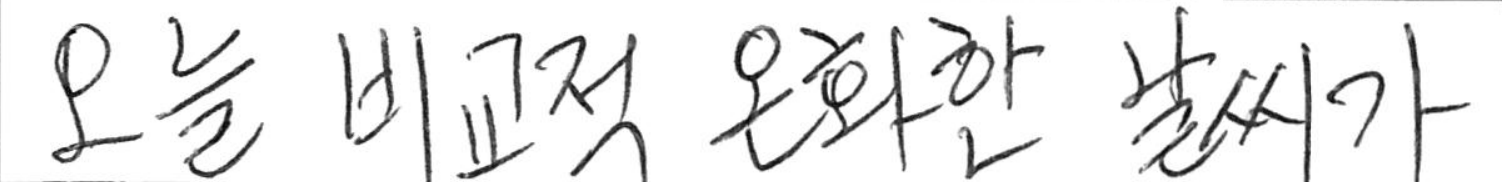
#> input picture python_src/30_tensor_flow_ex/data_ocr/sample_01/sample_21.png, 1504 x 182 px
$ python ex_03_img_bin_function.py   (older library calls are emulated)
#> lines starting #> are read from the running program, lines starting #| are printed output that depends on the picture; after the words box and inside, x2 and y2 are one past the last pixel; in counts of white or black regions, pixels touching at a corner belong together
# -*- coding: utf-8 -*-

# 변경 사항
# 함수 모듈화
# 히스토그램 정규화 추가
# 결과 이미지 저장
# Adaptive Thresholding 추가

import warnings
warnings.filterwarnings('ignore', category=FutureWarning)
warnings.filterwarnings('ignore', category=DeprecationWarning)

import logging as log
log.basicConfig( format='%(asctime)s,%(msecs)d %(levelname)-8s [%(filename)s:%(lineno)04d] %(message)s',
    datefmt='%Y-%m-%d:%H:%M:%S', level=log.INFO )

''' profile functions '''

# -- usage
# @profile
# def your_function(...):
#       ....
#
# your_function( ... )
# print_prof_data()

import time
from functools import wraps

PROF_DATA = {}

def profile(fn):
    @wraps(fn)
    def with_profiling(*args, **kwargs):
        start_time = time.time()

        ret = fn(*args, **kwargs)

        elapsed_time = time.time() - start_time

        if fn.__name__ not in PROF_DATA:
            PROF_DATA[fn.__name__] = [0, []]
        pass

        PROF_DATA[fn.__name__][0] += 1
        PROF_DATA[fn.__name__][1].append(elapsed_time)

        return ret

    return with_profiling
pass # -- profile(fn)

def print_prof_data():
    for fname, data in PROF_DATA.items() :
        max_time = max(data[1])
        avg_time = sum(data[1]) / len(data[1])
        fmt = "Function[ %s ] called %d times. Exe. time max: %.3f, average: %.3f"
        log.info( fmt % (fname, data[0], max_time, avg_time) )
    pass

    PROF_DATA.clear()
pass # -- print_prof_data()

def clear_prof_data():
    global PROF_DATA
    PROF_DATA = {}
pass # -- clear_prof_data

''' --- profile functions '''

import os, cv2, numpy as np, sys, time
import math
from math import pi

import matplotlib.pyplot as plt
from matplotlib.gridspec import GridSpec
log.info( "Done Import.".center( 80, "*") )

# 현재 파일의 폴더로 실행 폴더를 이동함.
print( "Pwd 1: %s" % os.getcwd())
# change working dir to current file
dirname = os.path.dirname(__file__)
if dirname :
    os.chdir( dirname )
    print( "Pwd 2: %s" % os.getcwd())
pass
#-- 현재 파일의 폴더로 실행 폴더를 이동함.

# 이미지를 파일로 부터 RGB 색상으로 읽어들인다.
#img_path = "../data_ocr/sample_01/messi5.png"
#img_path = "../data_ocr/sample_01/hist_work_01.png"
#img_path = "../data_ocr/sample_01/gosu_01.png"
img_path = "../data_ocr/sample_01/sample_21.png"
#img_path = "../data_yegan/ex_01/_1018877.JPG"

#TODO     이미지 저장 함수
img_save_cnt = 0

def img_file_name( work ) :
    global img_save_cnt
    img_save_cnt += 1

    fn = img_path

    root = fn[ : fn.rfind( "/") ]

    folder = root + "/temp"

    if os.path.exists( folder ):
        if not os.path.isdir( folder ) :
            os.remove( folder )
            os.mkdir( folder )
        else :
            # do nothing
            pass
        pass
    else :
        os.mkdir( folder )
    pass

    fn = fn.replace( root , "" )
    k = fn.rfind( "." )
    fn = folder + fn[ : k ] + ( "_%02d_" % img_save_cnt) + work + fn[k:]
    return fn
pass # -- img_file_name

def save_img_as_file( work, img, cmap="gray"):
    fn = img_file_name( work )

    plt.imsave( fn, img, cmap=cmap )

    log.info( "Image saved as file name[%s]" % fn )
pass # -- save_img_as_file

# -- 이미지 저장 함수

# pyplot ax 의 프레임 경계 색상 변경
def change_ax_border_color( ax, color ) :
    for spine in ax.spines.values():
        spine.set_edgecolor( color )
    pass
pass #-- change_ax_border_color

def plot_image( image, title = "", cmap="gray", border_color = "black" ) :
    # 그레이 스케일 이미지 표출
    global gs_row
    gs_row += 1
    gs_col = 0
    colspan = gs_col_cnt - gs_col

    ax = plt.subplot(gridSpec.new_subplotspec((gs_row, gs_col), colspan=colspan))

    h = len( image )
    w = len( image[0] )

    img_show = ax.imshow( image, cmap=cmap, extent=[0, w, 0, h] )

    ax.set_xlabel( title )
    ax.set_ylabel( 'y', rotation=0 )

    border_color and change_ax_border_color( ax, border_color )

    fig.colorbar(img_show, ax=ax)

    return ax, img_show
pass # -- plot_image

#TODO    원천 이미지 획득

img_org = cv2.imread( img_path, cv2.IMREAD_COLOR ) #BGR order
#> img_org is the input picture: shape (182, 1504, 3); min 1, max 255, mean 234.4

# 이미지 높이, 넓이, 채널수 획득
height      = img_org.shape[0]
#> height = 182
width       = img_org.shape[1]
#> width = 1504
channel_no  = img_org.shape[2]
#> channel_no = 3

print( "Image path: %s" % img_path )
print( "Image widh: %s, height: %s, channel: %s" % (width,height,channel_no ) )
#| Image widh: 1504, height: 182, channel: 3

save_img_as_file( "org", img_org )

fig = plt.figure(figsize=(10, 10), constrained_layout=True)

# org img, channel img, gray scale, median blur, histogram, bin, y_count
gs_row_cnt = 6
gs_col_cnt = 1

gs_row = -1
gs_col = 0

gridSpec = GridSpec( gs_row_cnt, gs_col_cnt, figure=fig )

title = 'Original Image: %s' % ( img_path.split("/")[-1] )
border_color = "green"
plot_image( img_org, title=title, cmap=None, border_color = border_color )
#> in plot_image, `h = len( image )`: h = 182
#> in plot_image, `w = len( image[0] )`: w = 1504

#-- 원천 이미지 획득

#TODO   채널 분리
# b, g, r 채널 획득
# cv2.imread() 는 b, g, r 순서대로 배열에서 반환한다.
b_channel = img_org[:,:,0].copy()
g_channel = img_org[:,:,1].copy()
r_channel = img_org[:,:,2].copy()

channels = [ r_channel, g_channel, b_channel ]

if 0 :  # 채널 이미지 표출
    gs_row += 1
    gs_col = 0
    colspan = 1

    for i, channel in enumerate( channels ):
        img_temp = np.zeros( (height, width, 3), dtype='uint8' )
        img_temp[ :, : , i ] = channel
        img = img_temp

        ax = plt.subplot(gridSpec.new_subplotspec((gs_row, gs_col), colspan=colspan))
        img_show = ax.imshow( img )
        ax.set_ylabel( 'y', rotation=0 )

        title = "red channel"
        if i == 1 :
            title = "green channel"
        elif i == 2 :
            title = "blue channel"
        pass

        ax.set_xlabel( 'x\n%s' % title )

        ( i == 2 ) and fig.colorbar(img_show, ax=ax)

        gs_col += colspan
    pass
pass

#-- 채널 분리

#TODO    Grayscale 변환

# grayscale 변환 함수
def convert_to_grayscale( channels ) :
    log.info( "Convert to grayscale...." )

    r_channel = channels[ 0 ]
    g_channel = channels[ 1 ]
    b_channel = channels[ 2 ]

    data = r_channel*0.299 + g_channel*0.587 + b_channel*0.114

    data = data.astype( np.int16 )

    '''
    h = len( r_channel ) # image height
    w = len( r_channel[0] ) # image width

    data = np.empty( ( h, w ), dtype='f')

    for y in range( h ) :
        for x in range( w ) :
            # [5 lines of commented-out code are left out]
            gs = 0.299*r_channel[y][x] + 0.587*g_channel[y][x] + 0.114*b_channel[y][x]
            data[y][x] = gs
        pass
    pass
    '''

    return data
pass
# -- grayscale 변환

#TODO   영상 역전 함수
def reverse_image( image , max = None ) :
    log.info( "Reverse image...." )

    h = len( image ) # image height
#> h = 182
    w = len( image[0] ) # image width
#> w = 1504

    if max is None :
        max = np.max( image )
#> max = 255

        if max < 1 :
            max = 1
        elif max > 1 :
            max = 255
        else :
            max = 1
        pass
    pass

    data = max - image
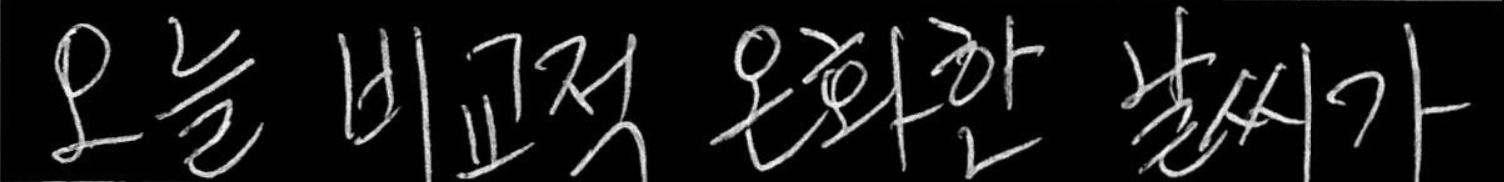
#> data: shape (182, 1504) int16; min 0, max 255, mean 20.7

    '''
    data = np.empty( ( h, w ), dtype=image.dtype )

    for y, row in enumerate( image ) :
        for x, v in enumerate( row ) :
            data[y][x] = max - v
        pass
    pass
    '''

    return data
pass
# -- 영상 역전 함수

# grayscale 변환
grayscale = convert_to_grayscale( channels )
# 영상 역전
grayscale = reverse_image( grayscale )

save_img_as_file( "grayscale", grayscale )

#-- 그레이 스케일 이미지 표출
plot_image( grayscale, title="Grayscale", cmap="gray", border_color = "green" )

gs_avg = np.average( grayscale )
#> gs_avg = 20.69
gs_std = np.std( grayscale )
#> gs_std = 54.02
sg_max = np.max( grayscale )
#> sg_max = 255

log.info( "grayscale avg = %s, std = %s" % (gs_avg, gs_std))
#-- grayscale 변환

#TODO   잡음 제거
#Median Blur Filter 적용

# 잡음 제거 함수
def remove_noise( image, ksize = 3 ) :
#> called with ksize = 3
    msg = "Remove noise"
    log.info( "%s ..." % msg )

    algorithm = "cv.bilateralFilter"

    if "cv.bilateralFilter" == algorithm :
        log.info( "cv.bilateralFilter(img,ksize,75,75)" )

        image = image.astype(np.uint8)

        data = cv2.bilateralFilter( image,ksize,75,75)
    elif "cv2.medianBlur" == algorithm:
        log.info( "cv2.medianBlur( image, ksize )" )
        data = cv2.medianBlur( image, ksize )
    else :
        h = len( image ) # image height
        w = len( image[0] ) # image width

        b = int( ksize/2 )

        data = np.empty( [h, w], dtype=image.dtype )

        idx = 0
        for y in range( height ) :
            for x in range( width ) :
                y0 = y - b
                x0 = x - b

                if y0 < 0 :
                    y0 = 0
                pass

                if x0 < 0 :
                    x0 = 0
                pass

                window = image[ y0 : y + b + 1, x0 : x + b + 1 ]
                median = np.median( window )
                data[y][x] = median

                0 and log.info( "[%05d] data[%d][%d] = %.4f" % (idx, y, x, median) )
                idx += 1
            pass
        pass
    pass

    log.info( "Done. %s" % msg )

    return data , algorithm
pass #-- 잡음 제거 함수

ksize = 3
grayscale, algorithm = remove_noise( grayscale, ksize = ksize )
#> algorithm = 'cv.bilateralFilter'

save_img_as_file( "noise_removed(%s)" % algorithm, grayscale )

title = "Noise removed (%s, ksize=%s)" % ( algorithm, ksize, )
border_color = "blue"
ax, show_img = plot_image( grayscale, title=title, cmap="gray", border_color = border_color )

#-- 잡음 제거를 위한 Median Blur Filter

#TODO     Histogram 생성

@profile
def make_histogram( grayscale ) :
    # this code is too slow
    msg = "Make histogram ..."
    log.info( msg )

    histogram = [ 0 ]*256

    for row in grayscale :
        for gs in row :
            histogram[ gs ] += 1
        pass
    pass

    histogram = np.array( histogram, 'u8' )

    log.info( "Done. %s" % msg )
    return histogram
pass # -- calculate histogram

# TODO    누적 히스토 그램
@profile
def accumulate_histogram( histogram ) :
    msg = "Accumulate histogram ..."
    log.info( msg )

    acc = np.add.accumulate( histogram )

    log.info( "Done. %s" % msg )

    return acc
pass # 누적 히스트 그램

histogram = make_histogram( grayscale )
#> histogram = 256 values, max 176761 at index 0, min 0 at index 246, mean 1069.2
histogram_acc = accumulate_histogram( histogram )
#> histogram_acc = 256 values from 176761 to 273728

# [83 lines left out: function show_histogram_on_plot, not called in this run]
pass #-- 히스토 그램 표출

0 and show_histogram_on_plot( ax, grayscale, histogram, histogram_acc  )

#-- histogram 생성

#TODO    히스토그램 평활화

@profile
def normalize_image_by_histogram( image, histogram_acc ) :
    msg = "Normalize histogram"
    log.info( "%s ..." % msg )

    # https://en.wikipedia.org/wiki/Histogram_equalization

    h = len( image ) # image height
    w = len( image[0] ) # image width

    data = np.empty( [h, w], dtype=image.dtype )

    MN = h*w
    L = len( histogram_acc )

    cdf = histogram_acc

    #cdf_min = cdf[ 0 ]
    cdf_min = cdf[ 0 ]
    for c in cdf :
        if cdf_min == 0 :
            cdf_min = c
        else :
            break
        pass
    pass

    log.info( f"cdf_min = {cdf_min:,d}" )

    idx = 0
    L_over_MN_cdf_min = L/(MN - cdf_min + 0.0)

    cdf = np.array( cdf, 'float' )

    cdf -= cdf_min
    cdf *= L_over_MN_cdf_min
    cdf += 0.5

    for y, row in enumerate( image ):
        for x, gs in enumerate( row ):
            #data[y][x] = int( (cdf[gs] - cdf_min)*L_over_MN_cdf_min + 0.5 )

            data[y][x] = int( cdf[gs] )

            0 and log.info( "[%05d] gs = %d, v=%0.4f" % ( idx, gs, v ) )
            idx += 1
        pass
    pass

    log.info( "Done. %s" % msg )

    return data
pass #-- normalize_image_by_histogram old

image_normalized = normalize_image_by_histogram( grayscale, histogram_acc )
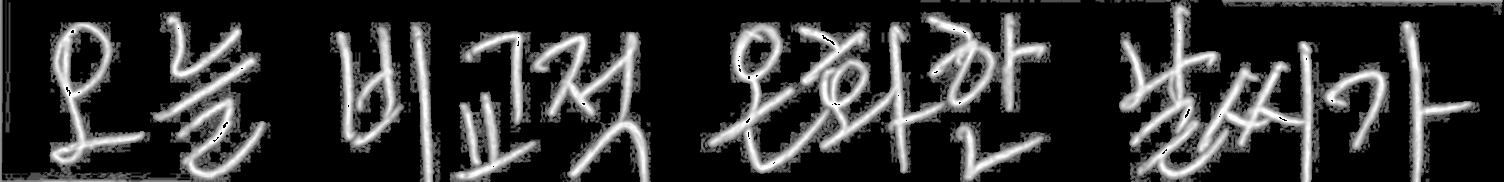
#> image_normalized: shape (182, 1504); min 0, max 255, mean 48

print_prof_data()

save_img_as_file( "image_normalized", image_normalized )

title = "Normalization"
border_color = "green"
plot_image( image_normalized, title=title, cmap="gray", border_color = border_color )

#-- 히스토그램 평활화

#TODO    이진화

#TODO     전역 임계치 처리
# [24 lines left out: function threshold_golobal, not called in this run]
pass # -- 전역 임계치 처리

#TODO     지역 평균 적응 임계치 처리
# [37 lines left out: function threshold_adaptive_mean, not called in this run]
pass # -- 지역 평균 적응 임계치 처리

#TODO     지역 가우시안 적응 임계치 처리
def threshold_adaptive_gaussian( image, bsize = 3, c = 0 ):
    if 1 :
        v = threshold_adaptive_gaussian_opencv( image, bsize = bsize, c = c )
    else :
        v = threshold_adaptive_gaussian_my( image, bsize = bsize, c = c )
    pass

    return v
pass

def threshold_adaptive_gaussian_opencv( image, bsize = 3, c = 0 ):
    msg = "Apdative threshold gaussian opencv"
    log.info( msg )

    # https://opencv-python-tutroals.readthedocs.io/en/latest/py_tutorials/py_imgproc/py_thresholding/py_thresholding.html

    reverse_required = 1

    bsize = 2*int( bsize/2 )  + 1

    image = image.astype(np.uint8)

    data = cv2.adaptiveThreshold(image, 1, cv2.ADAPTIVE_THRESH_GAUSSIAN_C, cv2.THRESH_BINARY, bsize, c)

    return data, ("bsize = %s" % bsize), "adaptive gaussian thresholding opencv", reverse_required
pass # -- 지역 가우시안 적응 임계치 처리

# [69 lines left out: function threshold_adaptive_gaussian_my, not called in this run]
pass # -- 지역 가우시안 적응 임계치 처리

#TODO      이진화 계산
def binarize_image( image, threshold = None ):
    v = None

    if 1 :
        h = len(image)  # image height
#> h = 182
        w = len(image[0])  # image width
#> w = 1504
        bsize = w if w > h else h
#> bsize = 1504
        bsize = bsize/2
#> bsize = 752

        bsize = 5 # for line detection
        v = threshold_adaptive_gaussian( image, bsize = bsize, c = 5 )
#> in threshold_adaptive_gaussian_opencv, `data = cv2.adaptiveThreshold(image, 1, cv2.ADAPTIVE_THRESH_GAUSSIAN_C,..`:
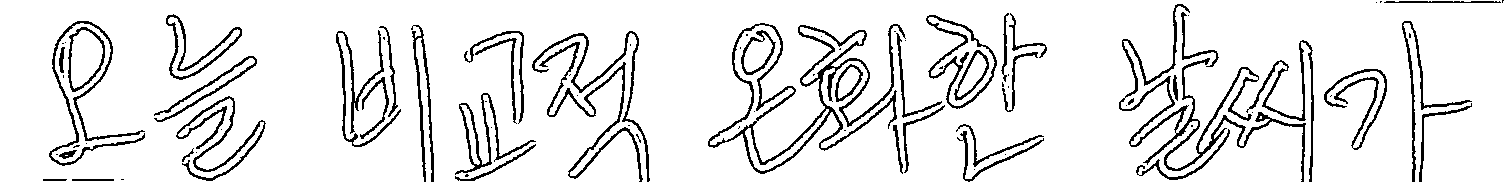
#> data: shape (182, 1504); values 0 (black) and 1 (white), 90.3% white; black in thin lines or dots
    elif 0 :
        bsize = 3
        v = threshold_adaptive_mean( image, bsize = bsize, c = 0 )
    else :
        threshold = np.average( image )*1.1
        v = threshold_golobal( image, threshold = threshold )
    pass

    return v
pass #-- 이진화 계산

image_binarized, threshold, thresh_algo, reverse_required = binarize_image( image = grayscale )
#> threshold = 'bsize = 5'; thresh_algo = 'adaptive gaussian thresholding opencv'; reverse_required = 1

if reverse_required :
    image_binarized = reverse_image( image_binarized )
#> in reverse_image (call 2), `data = max - image`: data: shape (182, 1504); values 0 (black) and 1 (white), 9.7% white in thin lines or dots
pass

save_img_as_file( "image_binarized(%s)" % thresh_algo, image_binarized )

title = "Binarization (%s, %s)" % ( thresh_algo, threshold )
border_color = "blue"
plot_image( image_binarized, title=title, cmap="gray", border_color = border_color )

#-- 이진화

#TODO   Y 축 데이터 히스토그램

def count_y_axis_signal( image, ksize ) :
#> called with ksize = 1
    msg = "y axis signal count"
    log.info( msg )

    h = len( image ) # image height
#> h = 182
    w = len( image[0] ) # image width
#> w = 1504

    data = np.zeros( w, dtype='B')
#> data = 1504 values from 0 to 0
    ksize = 1

    for x in range( w ) :
        window = image[ 0 : h , x : x + ksize ]
        signal_count = np.count_nonzero( window == 1 ) # 검정 바탕 흰색 카운트
        # signal_count = np.count_nonzero( window == 0 ) # 흰 바탕 검정 카운트
        data[x] = signal_count
#> this loop made 1504 passes
#> signal_count on passes 1 to 3: 0, 0, 0
#> after the loop, data = 1504 values, max 131 at index 1311, min 0 at index 0, mean 17.61
    pass

    log.info( "Done. %s" % msg )
    return data
pass #-- count_y_axis_signal

target_image = image_binarized
y_counts = count_y_axis_signal( image= target_image, ksize = 1 )
#> y_counts has the same summary as data in count_y_axis_signal

# y count 데이터를 csv 파일로 저장

y_counts.tofile( "./y_count.csv", sep=',', format='%s')

if 1 : # y count 표출

    title = "y count"
    border_color = "blue"
    ax, img_show = plot_image(image_binarized, title=title, cmap="gray", border_color=border_color)

    charts = { }

    # y count bar chart
    y = y_counts
#> y has the same summary as data in count_y_axis_signal
    x = [i for i, _ in enumerate( y ) ]
#> x = 1504 values from 0 to 1503
    charts["y count"] = ax.bar( x, y, width=0.5, color='red', align='center', alpha=1.0)

    if 0 : # 레전드 표출
        t = [ ]
        l = list( charts.keys() )
        l = sorted( l )
        for k in l :
            t.append( charts[ k ] )
        pass
        loc = "upper right"
        ax.legend( t, l, loc=loc, shadow=True)
    pass #-- 레전드 표출

    ax.set_ylabel( 'Y count', rotation=90 )
    ax.set_xlim( 0, width )
pass #-- y count 표출

#-- y count 표출

log.info( "Plot show....." )

plt.show()
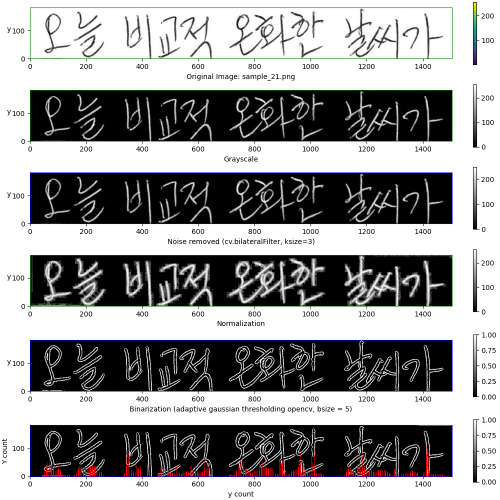
#> figure drawn by matplotlib, 12 panels

log.info( "Good bye!")

# end
